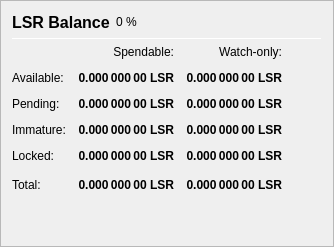
                   <widget class="QFrame" name="frame_Balances">
                    <property name="frameShape">
                     <enum>QFrame::StyledPanel</enum>
                    </property>
                    <property name="frameShadow">
                     <enum>QFrame::Raised</enum>
                    </property>
                    <layout class="QVBoxLayout" name="verticalLayout_4">
                     <item>
                      <layout class="QHBoxLayout" name="horizontalLayout_4">
                       <item>
                        <widget class="QLabel" name="label_5">
                         <property name="minimumSize">
                          <size>
                           <width>0</width>
                           <height>20</height>
                          </size>
                         </property>
                         <property name="font">
                          <font>
                           <pointsize>12</pointsize>
                           <weight>75</weight>
                           <bold>true</bold>
                          </font>
                         </property>
                         <property name="text">
                          <string>LSR Balance</string>
                         </property>
                        </widget>
                       </item>
                       <item>
                        <widget class="QLabel" name="labelLSRPercent">
                         <property name="text">
                          <string notr="true">0 %</string>
                         </property>
                        </widget>
                       </item>
                       <item>
                        <spacer name="horizontalSpacer_3">
                         <property name="orientation">
                          <enum>Qt::Horizontal</enum>
                         </property>
                         <property name="sizeHint" stdset="0">
                          <size>
                           <width>40</width>
                           <height>20</height>
                          </size>
                         </property>
                        </spacer>
                       </item>
                      </layout>
                     </item>
                     <item>
                      <widget class="Line" name="line_Balance">
                       <property name="minimumSize">
                        <size>
                         <width>0</width>
                         <height>1</height>
                        </size>
                       </property>
                       <property name="maximumSize">
                        <size>
                         <width>16777215</width>
                         <height>1</height>
                        </size>
                       </property>
                       <property name="orientation">
                        <enum>Qt::Horizontal</enum>
                       </property>
                      </widget>
                     </item>
                     <item>
                      <layout class="QGridLayout" name="gridLayout">
                       <property name="spacing">
                        <number>12</number>
                       </property>
                       <item row="0" column="1">
                        <widget class="QLabel" name="labelSpendable">
                         <property name="text">
                          <string>Spendable:</string>
                         </property>
                         <property name="alignment">
                          <set>Qt::AlignRight|Qt::AlignTrailing|Qt::AlignVCenter</set>
                         </property>
                        </widget>
                       </item>
                       <item row="0" column="2">
                        <widget class="QLabel" name="labelWatchonly">
                         <property name="text">
                          <string>Watch-only:</string>
                         </property>
                         <property name="alignment">
                          <set>Qt::AlignRight|Qt::AlignTrailing|Qt::AlignVCenter</set>
                         </property>
                        </widget>
                       </item>
                       <item row="1" column="0">
                        <widget class="QLabel" name="labelBalanceText">
                         <property name="text">
                          <string>Available:</string>
                         </property>
                        </widget>
                       </item>
                       <item row="1" column="1">
                        <widget class="QLabel" name="labelBalance">
                         <property name="font">
                          <font>
                           <weight>75</weight>
                           <bold>true</bold>
                          </font>
                         </property>
                         <property name="cursor">
                          <cursorShape>IBeamCursor</cursorShape>
                         </property>
                         <property name="toolTip">
                          <string>Your current spendable balance</string>
                         </property>
                         <property name="text">
                          <string notr="true">0.000 000 00 LSR</string>
                         </property>
                         <property name="alignment">
                          <set>Qt::AlignRight|Qt::AlignTrailing|Qt::AlignVCenter</set>
                         </property>
                         <property name="textInteractionFlags">
                          <set>Qt::LinksAccessibleByMouse|Qt::TextSelectableByKeyboard|Qt::TextSelectableByMouse</set>
                         </property>
                        </widget>
                       </item>
                       <item row="1" column="2">
                        <widget class="QLabel" name="labelWatchAvailable">
                         <property name="font">
                          <font>
                           <weight>75</weight>
                           <bold>true</bold>
                          </font>
                         </property>
                         <property name="cursor">
                          <cursorShape>IBeamCursor</cursorShape>
                         </property>
                         <property name="toolTip">
                          <string>Your current balance in watch-only addresses</string>
                         </property>
                         <property name="text">
                          <string notr="true">0.000 000 00 LSR</string>
                         </property>
                         <property name="alignment">
                          <set>Qt::AlignRight|Qt::AlignTrailing|Qt::AlignVCenter</set>
                         </property>
                         <property name="textInteractionFlags">
                          <set>Qt::LinksAccessibleByMouse|Qt::TextSelectableByKeyboard|Qt::TextSelectableByMouse</set>
                         </property>
                        </widget>
                       </item>
                       <item row="2" column="0">
                        <widget class="QLabel" name="labelPendingText">
                         <property name="text">
                          <string>Pending:</string>
                         </property>
                        </widget>
                       </item>
                       <item row="2" column="1">
                        <widget class="QLabel" name="labelUnconfirmed">
                         <property name="font">
                          <font>
                           <weight>75</weight>
                           <bold>true</bold>
                          </font>
                         </property>
                         <property name="cursor">
                          <cursorShape>IBeamCursor</cursorShape>
                         </property>
                         <property name="toolTip">
                          <string>Total of transactions that have yet to be confirmed, and do not yet count toward the spendable balance</string>
                         </property>
                         <property name="text">
                          <string notr="true">0.000 000 00 LSR</string>
                         </property>
                         <property name="alignment">
                          <set>Qt::AlignRight|Qt::AlignTrailing|Qt::AlignVCenter</set>
                         </property>
                         <property name="textInteractionFlags">
                          <set>Qt::LinksAccessibleByMouse|Qt::TextSelectableByKeyboard|Qt::TextSelectableByMouse</set>
                         </property>
                        </widget>
                       </item>
                       <item row="2" column="2">
                        <widget class="QLabel" name="labelWatchPending">
                         <property name="font">
                          <font>
                           <weight>75</weight>
                           <bold>true</bold>
                          </font>
                         </property>
                         <property name="cursor">
                          <cursorShape>IBeamCursor</cursorShape>
                         </property>
                         <property name="toolTip">
                          <string>Unconfirmed transactions to watch-only addresses</string>
                         </property>
                         <property name="text">
                          <string notr="true">0.000 000 00 LSR</string>
                         </property>
                         <property name="alignment">
                          <set>Qt::AlignRight|Qt::AlignTrailing|Qt::AlignVCenter</set>
                         </property>
                         <property name="textInteractionFlags">
                          <set>Qt::LinksAccessibleByMouse|Qt::TextSelectableByKeyboard|Qt::TextSelectableByMouse</set>
                         </property>
                        </widget>
                       </item>
                       <item row="3" column="0">
                        <widget class="QLabel" name="labelImmatureText">
                         <property name="text">
                          <string>Immature:</string>
                         </property>
                        </widget>
                       </item>
                       <item row="3" column="1">
                        <widget class="QLabel" name="labelImmature">
                         <property name="font">
                          <font>
                           <weight>75</weight>
                           <bold>true</bold>
                          </font>
                         </property>
                         <property name="cursor">
                          <cursorShape>IBeamCursor</cursorShape>
                         </property>
                         <property name="toolTip">
                          <string>Staked or masternode rewards that has not yet matured</string>
                         </property>
                         <property name="text">
                          <string notr="true">0.000 000 00 LSR</string>
                         </property>
                         <property name="alignment">
                          <set>Qt::AlignRight|Qt::AlignTrailing|Qt::AlignVCenter</set>
                         </property>
                         <property name="textInteractionFlags">
                          <set>Qt::LinksAccessibleByMouse|Qt::TextSelectableByKeyboard|Qt::TextSelectableByMouse</set>
                         </property>
                        </widget>
                       </item>
                       <item row="3" column="2">
                        <widget class="QLabel" name="labelWatchImmature">
                         <property name="font">
                          <font>
                           <weight>75</weight>
                           <bold>true</bold>
                          </font>
                         </property>
                         <property name="cursor">
                          <cursorShape>IBeamCursor</cursorShape>
                         </property>
                         <property name="toolTip">
                          <string>Staked or masternode rewards in watch-only addresses that has not yet matured</string>
                         </property>
                         <property name="text">
                          <string notr="true">0.000 000 00 LSR</string>
                         </property>
                         <property name="alignment">
                          <set>Qt::AlignRight|Qt::AlignTrailing|Qt::AlignVCenter</set>
                         </property>
                         <property name="textInteractionFlags">
                          <set>Qt::LinksAccessibleByMouse|Qt::TextSelectableByKeyboard|Qt::TextSelectableByMouse</set>
                         </property>
                        </widget>
                       </item>
                       <item row="4" column="0">
                        <widget class="QLabel" name="labelLockedBalanceText">
                         <property name="toolTip">
                          <string>Locked LSR or Masternode collaterals. These are excluded from zlsr minting.</string>
                         </property>
                         <property name="text">
                          <string>Locked:</string>
                         </property>
                        </widget>
                       </item>
                       <item row="4" column="1">
                        <widget class="QLabel" name="labelLockedBalance">
                         <property name="font">
                          <font>
                           <weight>75</weight>
                           <bold>true</bold>
                          </font>
                         </property>
                         <property name="cursor">
                          <cursorShape>IBeamCursor</cursorShape>
                         </property>
                         <property name="toolTip">
                          <string>Locked LSR or Masternode collaterals. These are excluded from zlsr minting.</string>
                         </property>
                         <property name="text">
                          <string notr="true">0.000 000 00 LSR</string>
                         </property>
                         <property name="alignment">
                          <set>Qt::AlignRight|Qt::AlignTrailing|Qt::AlignVCenter</set>
                         </property>
                         <property name="textInteractionFlags">
                          <set>Qt::LinksAccessibleByMouse|Qt::TextSelectableByKeyboard|Qt::TextSelectableByMouse</set>
                         </property>
                        </widget>
                       </item>
                       <item row="4" column="2">
                        <widget class="QLabel" name="labelWatchLocked">
                         <property name="font">
                          <font>
                           <weight>75</weight>
                           <bold>true</bold>
                          </font>
                         </property>
                         <property name="cursor">
                          <cursorShape>IBeamCursor</cursorShape>
                         </property>
                         <property name="toolTip">
                          <string>Current locked balance in watch-only addresses</string>
                         </property>
                         <property name="text">
                          <string notr="true">0.000 000 00 LSR</string>
                         </property>
                         <property name="alignment">
                          <set>Qt::AlignRight|Qt::AlignTrailing|Qt::AlignVCenter</set>
                         </property>
                         <property name="textInteractionFlags">
                          <set>Qt::LinksAccessibleByMouse|Qt::TextSelectableByKeyboard|Qt::TextSelectableByMouse</set>
                         </property>
                        </widget>
                       </item>
                       <item row="5" column="0">
                        <widget class="QLabel" name="labelTotalText">
                         <property name="toolTip">
                          <string>Your current LeisureCoin balance, unconfirmed and immature transactions included</string>
                         </property>
                         <property name="text">
                          <string>Total:</string>
                         </property>
                        </widget>
                       </item>
                       <item row="5" column="1">
                        <widget class="QLabel" name="labelTotal">
                         <property name="font">
                          <font>
                           <weight>75</weight>
                           <bold>true</bold>
                          </font>
                         </property>
                         <property name="cursor">
                          <cursorShape>IBeamCursor</cursorShape>
                         </property>
                         <property name="toolTip">
                          <string>Your current leisurecoin balance, unconfirmed and immature transactions included</string>
                         </property>
                         <property name="text">
                          <string notr="true">0.000 000 00 LSR</string>
                         </property>
                         <property name="alignment">
                          <set>Qt::AlignRight|Qt::AlignTrailing|Qt::AlignVCenter</set>
                         </property>
                         <property name="textInteractionFlags">
                          <set>Qt::LinksAccessibleByMouse|Qt::TextSelectableByKeyboard|Qt::TextSelectableByMouse</set>
                         </property>
                        </widget>
                       </item>
                       <item row="5" column="2">
                        <widget class="QLabel" name="labelWatchTotal">
                         <property name="font">
                          <font>
                           <weight>75</weight>
                           <bold>true</bold>
                          </font>
                         </property>
                         <property name="cursor">
                          <cursorShape>IBeamCursor</cursorShape>
                         </property>
                         <property name="toolTip">
                          <string>Current total balance in watch-only addresses</string>
                         </property>
                         <property name="text">
                          <string notr="true">0.000 000 00 LSR</string>
                         </property>
                         <property name="alignment">
                          <set>Qt::AlignRight|Qt::AlignTrailing|Qt::AlignVCenter</set>
                         </property>
                         <property name="textInteractionFlags">
                          <set>Qt::LinksAccessibleByMouse|Qt::TextSelectableByKeyboard|Qt::TextSelectableByMouse</set>
                         </property>
                        </widget>
                       </item>
                       <item row="5" column="3">
                        <spacer name="horizontalSpacer_9">
                         <property name="orientation">
                          <enum>Qt::Horizontal</enum>
                         </property>
                         <property name="sizeHint" stdset="0">
                          <size>
                           <width>40</width>
                           <height>20</height>
                          </size>
                         </property>
                        </spacer>
                       </item>
                      </layout>
                     </item>
                     <item>
                      <spacer name="verticalSpacer_3">
                       <property name="orientation">
                        <enum>Qt::Vertical</enum>
                       </property>
                       <property name="sizeHint" stdset="0">
                        <size>
                         <width>20</width>
                         <height>40</height>
                        </size>
                       </property>
                      </spacer>
                     </item>
                    </layout>
                   </widget>
